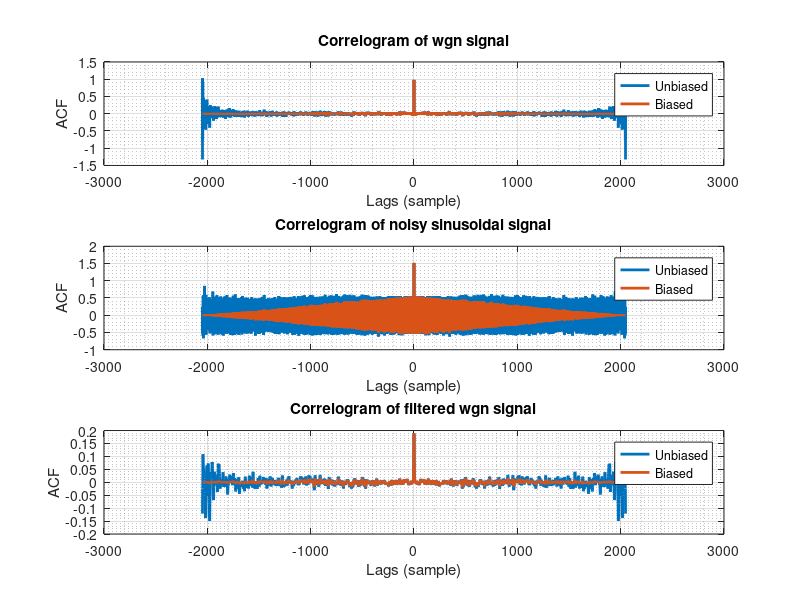
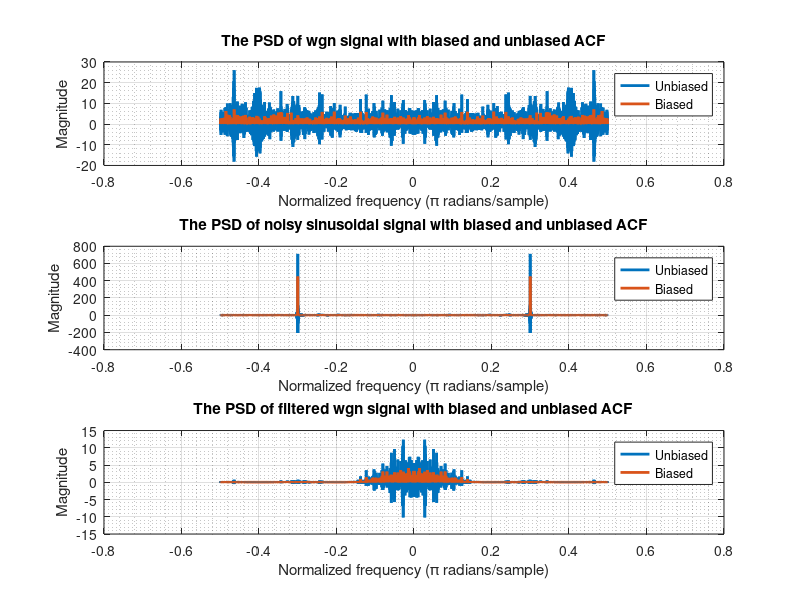

The MATLAB script that drew these images, in order:
%% Task 1.3.a Correlation Estimation
% This task is to calculate the baised and unbaised ACF estimate of a 
% signal, then use these ACF to compute the correlogram. Also compute the
% PSD with different ACF
% Author: Junyu Yan
%--------------------------------------------------------------------------

clc;clear;close all;
%% Initialization
% The number of samples
nSample = 2048;
% The normalized signal frequency
fs = 1;
% The sampling time
time = (0: nSample - 1) / fs;
% The frequency of sinusoidal signal
f_sine = [0.5, 0.7];
% The filter size for filtering WGN
filterSize = 5;

%% The definition of three kinds of signals
% The WGN signal with unit power
wgnSignal = wgn(1, nSample, 0);
% The noisy sinusoidal signal
noisySin = sin(2*pi*f_sine(1)*time)+sin(2*pi*f_sine(2)*time)+wgn(1,nSample,0);
% The filtered WGN signal
% Use the Moving average filter
b = 1/filterSize * ones(1,filterSize);
a = 1;
wgnFilter = filter(b,a,wgnSignal);

%% Biased and unbiased ACF
% The biased and unbiased ACF estimate of wgn signal
[ACF_wgnBi, lagBiased_wgn] = xcorr(wgnSignal,'biased');
[ACF_wgnUnBi, ~] = xcorr(wgnSignal,'unbiased');
% The biased and unbiased ACF estimate of noisey sinusoidal signal
[ACF_sinBi, lagBiased_sin] = xcorr(noisySin,'biased');
[ACF_sinUnBi, ~] = xcorr(noisySin,'unbiased');
% The biased and unbiased ACF estimate of filtered wgn signal
[ACF_filBi, lagBiased_fil] = xcorr(wgnFilter,'biased');
[ACF_filUnBi, ~] = xcorr(wgnFilter,'unbiased');

%% Plot the ACF
% Plot the baised and unbaised ACF for three signals
figure;
subplot(3,1,1);
plot(lagBiased_wgn,ACF_wgnUnBi,'linewidth',2);
hold on;
plot(lagBiased_wgn,ACF_wgnBi,'linewidth',2);
title('Correlogram of wgn signal');
xlabel('Lags (sample)');
ylabel('ACF');
grid on; grid minor;
legend('Unbiased','Biased');
subplot(3,1,2);
plot(lagBiased_sin,ACF_sinUnBi,'linewidth',2);
hold on;
plot(lagBiased_sin,ACF_sinBi,'linewidth',2);
title('Correlogram of noisy sinusoidal signal');
xlabel('Lags (sample)');
ylabel('ACF');
grid on; grid minor;
legend('Unbiased','Biased');
subplot(3,1,3);
plot(lagBiased_fil,ACF_filUnBi,'linewidth',2);
hold on;
plot(lagBiased_fil,ACF_filBi,'linewidth',2);
title('Correlogram of filtered wgn signal');
xlabel('Lags (sample)');
ylabel('ACF');
grid on; grid minor;
legend('Unbiased','Biased');

%% Obtain and plot the PSD with biased and unbiased ACF
% The normalized frequency with respect to ACF
f_wgn = lagBiased_wgn ./ (2 * nSample) * fs;
f_sin = lagBiased_sin ./ (2 * nSample) * fs;
f_fil = lagBiased_fil ./ (2 * nSample) * fs;
% Calculate the PSD
% Shift to the original frequency, then apply fft, then shift to zero 
% frequency at the center
psdBi_wgn = real(fftshift(fft(ifftshift(ACF_wgnBi))));
psdUnBi_wgn = real(fftshift(fft(ifftshift(ACF_wgnUnBi))));
psdBi_sin = real(fftshift(fft(ifftshift(ACF_sinBi))));
psdUnBi_sin = real(fftshift(fft(ifftshift(ACF_sinUnBi))));
psdBi_fil = real(fftshift(fft(ifftshift(ACF_filBi))));
psdUnBi_fil = real(fftshift(fft(ifftshift(ACF_filUnBi))));
figure;
subplot(3,1,1);
plot(f_wgn,psdUnBi_wgn,'linewidth',2);
hold on;
plot(f_wgn,psdBi_wgn,'linewidth',2);
grid on; grid minor;
title('The PSD of wgn signal with biased and unbiased ACF');
xlabel('Normalized frequency (\pi radians/sample)');
ylabel('Magnitude');
legend('Unbiased','Biased');
subplot(3,1,2);
plot(f_sin,psdUnBi_sin,'linewidth',2);
hold on;
plot(f_sin,psdBi_sin,'linewidth',2);
grid on; grid minor;
title('The PSD of noisy sinusoidal signal with biased and unbiased ACF');
xlabel('Normalized frequency (\pi radians/sample)');
ylabel('Magnitude');
legend('Unbiased','Biased');
subplot(3,1,3);
plot(f_fil,psdUnBi_fil,'linewidth',2);
hold on;
plot(f_fil,psdBi_fil,'linewidth',2);
grid on; grid minor;
title('The PSD of filtered wgn signal with biased and unbiased ACF');
xlabel('Normalized frequency (\pi radians/sample)');
ylabel('Magnitude');
legend('Unbiased','Biased');

